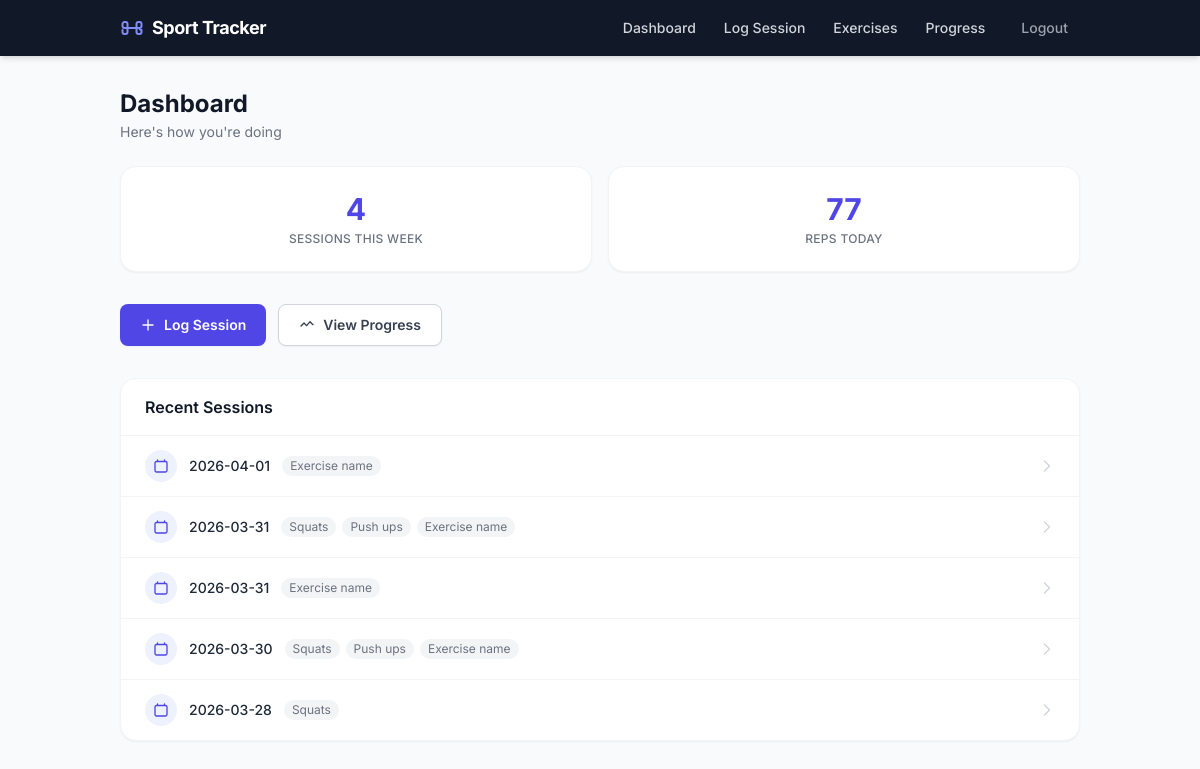
The app's page /dashboard (signed in) with its own data.
### tables this page shows
CREATE TABLE exercises (
  id INTEGER PRIMARY KEY AUTOINCREMENT,
  user_id INTEGER NOT NULL,
  name TEXT NOT NULL,
  default_sets INTEGER,
  default_reps INTEGER,
  created_at TEXT NOT NULL DEFAULT CURRENT_TIMESTAMP,
  UNIQUE(user_id, name),
  FOREIGN KEY (user_id) REFERENCES users(id) ON DELETE CASCADE
);

### app/routes.py (the view)
@bp.route("/dashboard")
@login_required
def dashboard():
    stats = get_dashboard_stats(g.user["id"])
    return render_template("dashboard.html", **stats)

### app/auth/__init__.py (called while the page is built)
def generate_csrf_token() -> str:
    token = session.get("csrf_token")
    if token is None:
        token = secrets.token_urlsafe(32)
        session["csrf_token"] = token
    return token

def login_required(view):
    @wraps(view)
    def wrapped_view(*args, **kwargs):
        if g.user is None:
            return redirect(url_for("auth.login"))
        return view(*args, **kwargs)
    return wrapped_view

@bp.before_app_request
def load_logged_in_user():
    from app.db import get_db  # local import to avoid circular deps at module load
    user_id = session.get("user_id")
    if user_id is None:
        g.user = None
        return
    g.user = get_db().execute(
        "SELECT * FROM users WHERE id = ?", (user_id,)
    ).fetchone()

@bp.before_app_request
def validate_csrf_token():
    if request.method in {"POST", "PUT", "PATCH", "DELETE"}:
        session_token = session.get("csrf_token")
        form_token = request.form.get("csrf_token")
        if session_token is None or form_token is None:
            abort(400)
        if not secrets.compare_digest(session_token, form_token):
            abort(400)

@bp.app_context_processor
def inject_csrf_token():
    return {"csrf_token": generate_csrf_token()}

### app/db.py (called while the page is built)
def get_db():
    if "db" not in g:
        database_path = Path(current_app.config["DATABASE"])
        database_path.parent.mkdir(parents=True, exist_ok=True)
        conn = sqlite3.connect(database_path)
        conn.row_factory = sqlite3.Row
        conn.execute("PRAGMA foreign_keys = ON;")
        g.db = conn
    return g.db

### app/templates/dashboard.html (shortened to what this page needs)
{% extends 'base.html' %}
{% block content %}
<div class="mb-6">
  <h1 class="text-2xl font-bold text-gray-900">Dashboard</h1>
  <p class="text-sm text-gray-500 mt-0.5">Here's how you're doing</p>
</div>
<div class="grid grid-cols-2 gap-4 sm:grid-cols-2 lg:grid-cols-2 mb-8">
  <div class="rounded-2xl bg-white border border-gray-100 shadow-sm p-6 flex flex-col items-center justify-center gap-1">
    <span class="text-3xl font-bold text-indigo-600">{{ sessions_this_week }}</span>
    <span class="text-xs font-medium text-gray-500 uppercase tracking-wide">Sessions this week</span>
  </div>
  <div class="rounded-2xl bg-white border border-gray-100 shadow-sm p-6 flex flex-col items-center justify-center gap-1">
    <span class="text-3xl font-bold text-indigo-600">{{ total_reps_today }}</span>
    <span class="text-xs font-medium text-gray-500 uppercase tracking-wide">Reps today</span>
  </div>
</div>
<div class="flex flex-wrap gap-3 mb-8">
  <a href="{{ url_for('routes.new_session') }}"
     class="inline-flex items-center gap-2 rounded-lg bg-indigo-600 px-5 py-2.5 text-sm font-semibold text-white shadow-sm hover:bg-indigo-700 transition active:scale-95">
    <svg class="w-4 h-4" fill="none" viewBox="0 0 24 24" stroke="currentColor" stroke-width="2">
      <path stroke-linecap="round" stroke-linejoin="round" d="M12 4.5v15m7.5-7.5h-15"/>
    </svg>
    Log Session
  </a>
  <a href="{{ url_for('routes.progress') }}"
     class="inline-flex items-center gap-2 rounded-lg border border-gray-300 bg-white px-5 py-2.5 text-sm font-semibold text-gray-700 shadow-sm hover:bg-gray-50 transition active:scale-95">
    <svg class="w-4 h-4" fill="none" viewBox="0 0 24 24" stroke="currentColor" stroke-width="2">
      <path stroke-linecap="round" stroke-linejoin="round" d="M3 13.5l4.5-4.5 4 4 5-6 4.5 4.5"/>
    </svg>
    View Progress
  </a>
</div>
<div class="rounded-2xl bg-white border border-gray-100 shadow-sm">
  <div class="px-6 py-4 border-b border-gray-100">
    <h2 class="text-base font-semibold text-gray-900">Recent Sessions</h2>
  </div>
  {% if recent_sessions %}
    <ul class="divide-y divide-gray-100">
      {% for s in recent_sessions %}
        <li class="flex items-center justify-between px-6 py-3.5 hover:bg-gray-50 transition">
          <a href="{{ url_for('routes.session_detail', session_id=s['id']) }}"
             class="flex items-center gap-3 flex-1 min-w-0">
            <span class="inline-flex h-8 w-8 items-center justify-center rounded-full bg-indigo-50 text-indigo-600 flex-shrink-0">
              <svg class="w-4 h-4" fill="none" viewBox="0 0 24 24" stroke="currentColor" stroke-width="2">
                <path stroke-linecap="round" stroke-linejoin="round" d="M6.75 3v2.25M17.25 3v2.25M3 18.75V7.5a2.25 2.25 0 012.25-2.25h13.5A2.25 2.25 0 0121 7.5v11.25m-18 0A2.25 2.25 0 005.25 21h13.5A2.25 2.25 0 0021 18.75m-18 0v-7.5"/>
              </svg>
            </span>
            <span class="text-sm font-medium text-gray-800 flex-shrink-0">{{ s['session_date'] }}</span>
            {% if s['exercises'] %}
              <span class="flex items-center gap-1.5 min-w-0 overflow-hidden">
                {% for ex in s['exercises'] %}
                  <span class="inline-block rounded-full bg-gray-100 px-2 py-0.5 text-xs text-gray-500 truncate max-w-[7rem]"
                        title="{{ ex['name'] }} · {{ ex['total_reps'] }} reps">
                    {{ ex['name'] }}
                  </span>
                {% endfor %}
              </span>
            {% endif %}
          </a>
          <svg class="w-4 h-4 text-gray-300 flex-shrink-0 ml-2" fill="none" viewBox="0 0 24 24" stroke="currentColor" stroke-width="2">
            <path stroke-linecap="round" stroke-linejoin="round" d="M8.25 4.5l7.5 7.5-7.5 7.5"/>
          </svg>
        </li>
      {% endfor %}
    </ul>
  {% endif %}
</div>
{% endblock %}

### records on screen
exercises: name "Exercise name"
exercises: name "Squats"
exercises: name "Push ups"

### other values on screen
{{ sessions_this_week }} "4"
{{ total_reps_today }} "77"
{{ s['session_date'] }} "2026-04-01"
{{ s['session_date'] }} "2026-03-31"
{{ s['session_date'] }} "2026-03-30"
{{ s['session_date'] }} "2026-03-28"
